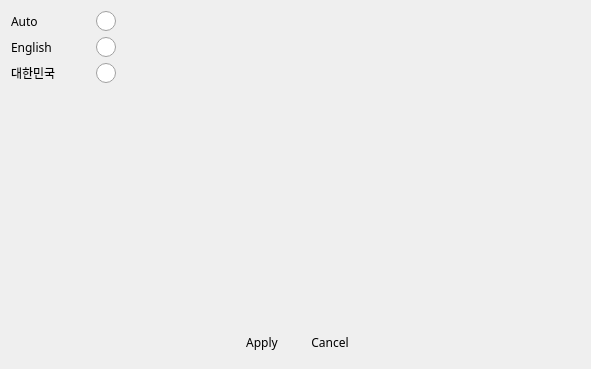
<?xml version="1.0" encoding="UTF-8"?>
<ui version="4.0">
 <class>VSCLanguage</class>
 <widget class="QWidget" name="VSCLanguage">
  <property name="geometry">
   <rect>
    <x>0</x>
    <y>0</y>
    <width>591</width>
    <height>369</height>
   </rect>
  </property>
  <property name="font">
   <font>
    <family>나눔스퀘어_ac</family>
   </font>
  </property>
  <property name="windowTitle">
   <string>Master Hard Disk Selecting</string>
  </property>
  <property name="windowIcon">
   <iconset>
    <normaloff>:/logo/resources/vscsmall.jpg</normaloff>:/logo/resources/vscsmall.jpg</iconset>
  </property>
  <property name="styleSheet">
   <string notr="true"/>
  </property>
  <layout class="QVBoxLayout" name="verticalLayout">
   <item>
    <layout class="QHBoxLayout" name="horizontalLayout_2">
     <item>
      <layout class="QGridLayout" name="gridLayout">
       <property name="horizontalSpacing">
        <number>40</number>
       </property>
       <item row="4" column="1">
        <widget class="QRadioButton" name="radioButtonZH">
         <property name="font">
          <font>
           <family>나눔스퀘어_ac</family>
          </font>
         </property>
         <property name="styleSheet">
          <string notr="true">QRadioButton::indicator {
    width: 20px;
    height: 20px;}
QRadioButton::indicator::unchecked {
    image: url(:/action/resources/radiobutton_unchecked.png);}
QRadioButton::indicator:unchecked:hover {
    image: url(:/action/resources/radiobutton_unchecked_hover.png);}
QRadioButton::indicator:unchecked:pressed {
    image: url(:/action/resources/radiobutton_unchecked_pressed.png);}
QRadioButton::indicator::checked {
    image: url(:/action/resources/radiobutton_checked.png);}
QRadioButton::indicator:checked:hover {
    image: url(:/action/resources/radiobutton_checked_hover.png);}
QRadioButton::indicator:checked:pressed {
    image: url(:/action/resources/radiobutton_checked_pressed.png);}</string>
         </property>
         <property name="text">
          <string/>
         </property>
        </widget>
       </item>
       <item row="2" column="0">
        <widget class="QLabel" name="label">
         <property name="font">
          <font>
           <family>나눔스퀘어_ac</family>
          </font>
         </property>
         <property name="text">
          <string>English</string>
         </property>
        </widget>
       </item>
       <item row="4" column="0">
        <widget class="QLabel" name="label_2">
         <property name="font">
          <font>
           <family>나눔스퀘어_ac</family>
          </font>
         </property>
         <property name="text">
          <string>대한민국</string>
         </property>
        </widget>
       </item>
       <item row="2" column="1">
        <widget class="QRadioButton" name="radioButtonEN">
         <property name="font">
          <font>
           <family>나눔스퀘어_ac</family>
          </font>
         </property>
         <property name="styleSheet">
          <string notr="true">QRadioButton::indicator {
    width: 20px;
    height: 20px;}
QRadioButton::indicator::unchecked {
    image: url(:/action/resources/radiobutton_unchecked.png);}
QRadioButton::indicator:unchecked:hover {
    image: url(:/action/resources/radiobutton_unchecked_hover.png);}
QRadioButton::indicator:unchecked:pressed {
    image: url(:/action/resources/radiobutton_unchecked_pressed.png);}
QRadioButton::indicator::checked {
    image: url(:/action/resources/radiobutton_checked.png);}
QRadioButton::indicator:checked:hover {
    image: url(:/action/resources/radiobutton_checked_hover.png);}
QRadioButton::indicator:checked:pressed {
    image: url(:/action/resources/radiobutton_checked_pressed.png);}</string>
         </property>
         <property name="text">
          <string/>
         </property>
        </widget>
       </item>
       <item row="1" column="0">
        <widget class="QLabel" name="label_3">
         <property name="font">
          <font>
           <family>나눔스퀘어_ac</family>
          </font>
         </property>
         <property name="text">
          <string>Auto</string>
         </property>
        </widget>
       </item>
       <item row="1" column="1">
        <widget class="QRadioButton" name="radioButtonAuto">
         <property name="font">
          <font>
           <family>나눔스퀘어_ac</family>
          </font>
         </property>
         <property name="styleSheet">
          <string notr="true">QRadioButton::indicator {
    width: 20px;
    height: 20px;}
QRadioButton::indicator::unchecked {
    image: url(:/action/resources/radiobutton_unchecked.png);}
QRadioButton::indicator:unchecked:hover {
    image: url(:/action/resources/radiobutton_unchecked_hover.png);}
QRadioButton::indicator:unchecked:pressed {
    image: url(:/action/resources/radiobutton_unchecked_pressed.png);}
QRadioButton::indicator::checked {
    image: url(:/action/resources/radiobutton_checked.png);}
QRadioButton::indicator:checked:hover {
    image: url(:/action/resources/radiobutton_checked_hover.png);}
QRadioButton::indicator:checked:pressed {
    image: url(:/action/resources/radiobutton_checked_pressed.png);}</string>
         </property>
         <property name="text">
          <string/>
         </property>
        </widget>
       </item>
      </layout>
     </item>
     <item>
      <spacer name="horizontalSpacer_3">
       <property name="orientation">
        <enum>Qt::Horizontal</enum>
       </property>
       <property name="sizeHint" stdset="0">
        <size>
         <width>40</width>
         <height>20</height>
        </size>
       </property>
      </spacer>
     </item>
    </layout>
   </item>
   <item>
    <spacer name="verticalSpacer">
     <property name="orientation">
      <enum>Qt::Vertical</enum>
     </property>
     <property name="sizeHint" stdset="0">
      <size>
       <width>20</width>
       <height>40</height>
      </size>
     </property>
    </spacer>
   </item>
   <item>
    <layout class="QHBoxLayout" name="horizontalLayout">
     <item>
      <spacer name="horizontalSpacer">
       <property name="orientation">
        <enum>Qt::Horizontal</enum>
       </property>
       <property name="sizeHint" stdset="0">
        <size>
         <width>40</width>
         <height>20</height>
        </size>
       </property>
      </spacer>
     </item>
     <item>
      <widget class="QPushButton" name="pushButtonApply">
       <property name="minimumSize">
        <size>
         <width>62</width>
         <height>32</height>
        </size>
       </property>
       <property name="maximumSize">
        <size>
         <width>62</width>
         <height>32</height>
        </size>
       </property>
       <property name="font">
        <font>
         <family>나눔스퀘어_ac</family>
        </font>
       </property>
       <property name="styleSheet">
        <string notr="true">
QPushButton { 
background-image: url(:/action/resources/button.png);}
QPushButton:hover {
background-image: url(:/action/resources/buttonhover.png);}
QPushButton:pressed {
background-image: url(:/action/resources/buttonpress.png);}</string>
       </property>
       <property name="text">
        <string>Apply</string>
       </property>
       <property name="iconSize">
        <size>
         <width>0</width>
         <height>0</height>
        </size>
       </property>
       <property name="flat">
        <bool>true</bool>
       </property>
      </widget>
     </item>
     <item>
      <widget class="QPushButton" name="pushButtonCancel">
       <property name="minimumSize">
        <size>
         <width>62</width>
         <height>32</height>
        </size>
       </property>
       <property name="maximumSize">
        <size>
         <width>62</width>
         <height>32</height>
        </size>
       </property>
       <property name="font">
        <font>
         <family>나눔스퀘어_ac</family>
        </font>
       </property>
       <property name="styleSheet">
        <string notr="true">QPushButton { 
background-image: url(:/action/resources/button.png);}
QPushButton:hover {
background-image: url(:/action/resources/buttonhover.png);}
QPushButton:pressed {
background-image: url(:/action/resources/buttonpress.png);}</string>
       </property>
       <property name="text">
        <string>Cancel</string>
       </property>
       <property name="iconSize">
        <size>
         <width>0</width>
         <height>0</height>
        </size>
       </property>
       <property name="flat">
        <bool>true</bool>
       </property>
      </widget>
     </item>
     <item>
      <spacer name="horizontalSpacer_2">
       <property name="orientation">
        <enum>Qt::Horizontal</enum>
       </property>
       <property name="sizeHint" stdset="0">
        <size>
         <width>40</width>
         <height>20</height>
        </size>
       </property>
      </spacer>
     </item>
    </layout>
   </item>
  </layout>
 </widget>
 <resources>
  <include location="../../main/vscmainwindows.qrc"/>
 </resources>
 <connections/>
</ui>
